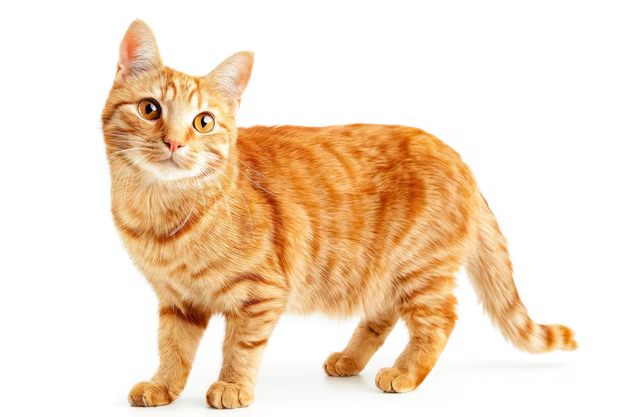
#> input picture AIO/cat2.png, 626 x 417 px, found by its file name
$ jupyter execute m2w1_ex.ipynb   (text cells are left out)
#> lines starting #> are read from the running program, lines starting #| are printed output that depends on the picture; after the words box and inside, x2 and y2 are one past the last pixel; in counts of white or black regions, pixels touching at a corner belong together; pictures that were not available may be replaced by others from this repository, and a replacement may not be noted
[cell 1]
import numpy as np
import cv2
import matplotlib.pyplot as plt

[cell 2]
#1
def compute_vector_length(vector):
    return np.linalg.norm(vector)

#2
def compute_dot_product(vector1, vector2):
    return np.dot(vector1, vector2)

#3
def matrix_multi_vector(matrix, vector):
    return np.dot(matrix, vector)

#4
def matrix_multi_matrix(matrix1, matrix2):
    return np.dot(matrix1, matrix2)

[cell 3]
def compute_cosine(v1, v2):
    return np.dot(v1, v2) / (np.norm(v1) * np.norm(v2))

[cell 4]
SIZE = (626, 417)
THRESHOLD = 37

[cell 5]
ob_img = cv2.imread("/home/khoa2802/A-PRACTICE PROJECT/AIO/cat2.png", 1)
#> ob_img is the input picture: shape (417, 626, 3); mean B, G, R 198.1, 221.2, 243.2
ob_img = cv2.cvtColor(ob_img, cv2.COLOR_RGB2BGR)
print(ob_img.shape)
#| (417, 626, 3)

bg1_img = cv2.imread("/home/khoa2802/A-PRACTICE PROJECT/AIO/bg1.png", 1)
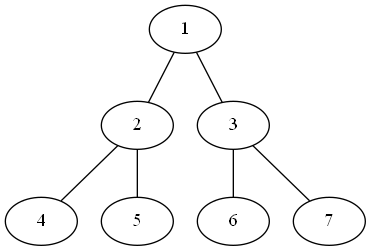
#> input picture AIO/module 1/module 1 exercise/original_tree.png, 371 x 251 px, given in place of bg1.png, which was not available
#> bg1_img is the input picture: shape (251, 371, 3); min 0, max 255, mean 248.3
bg1_img = cv2.resize(bg1_img, SIZE)
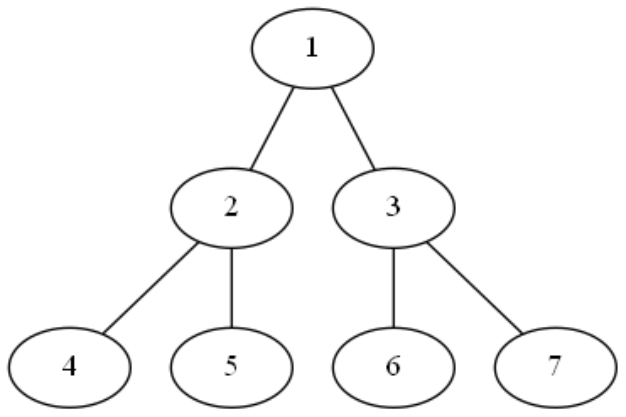
#> bg1_img: shape (417, 626, 3); min 0, max 255, mean 248.3
print(bg1_img.shape)
#| (417, 626, 3)

bg2_img = cv2.imread("/home/khoa2802/A-PRACTICE PROJECT/AIO/bg2.png", 1)
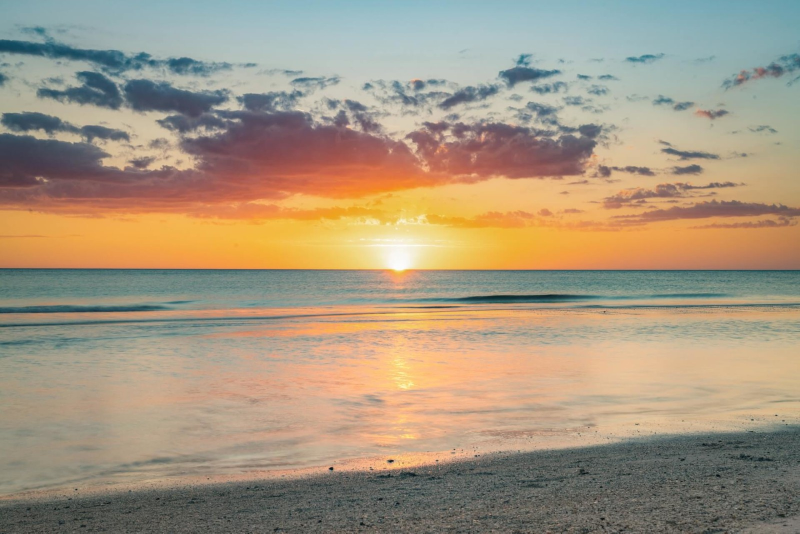
#> input picture AIO/bg2.png, 1600 x 1067 px, found by its file name (shown at 1/2 size)
#> bg2_img is the input picture: shape (1067, 1600, 3); mean B, G, R 127, 149.4, 165.3
bg2_img = cv2.resize(bg2_img, SIZE)
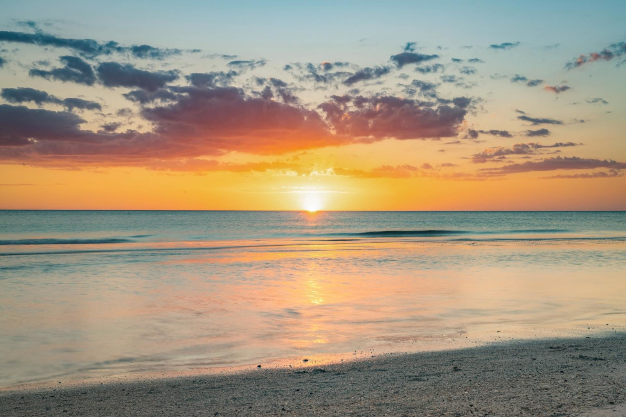
#> bg2_img: shape (417, 626, 3); mean B, G, R 126.8, 149.3, 165.1
print(bg2_img.shape)
#| (417, 626, 3)

[cell 6]
def compute_difference(bg_img, input_img):
    return np.abs(bg_img - input_img).mean(axis=2)
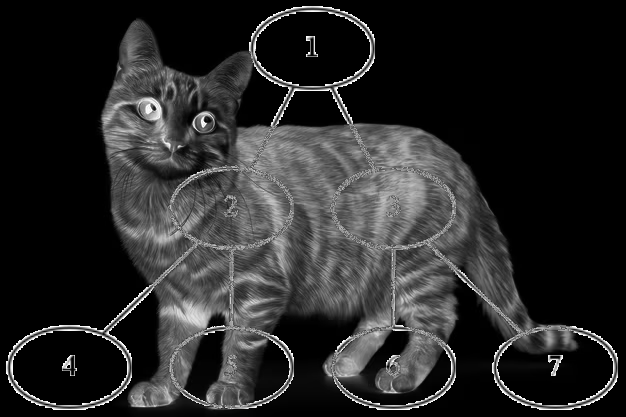
#> returned value: shape (417, 626) float64; min 0, max 255, mean 40.5

diff_single_channel = compute_difference(bg1_img, ob_img)

[cell 7]
plt.axis('off')
plt.imshow(diff_single_channel)
plt.plot()

[cell 8]
def compute_binary_mask(diff):
    diff = np.where(diff >= THRESHOLD, 255, 0)
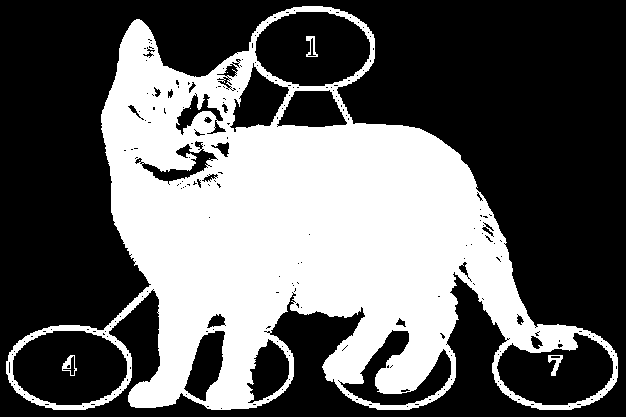
#> diff: shape (417, 626) int64; 38.2% white; 9 white regions (5 under 20 px), largest, box (x1, y1, x2, y2) and area: (6, 6, 618, 410) 99263, (548, 355, 563, 376) 139, (62, 355, 77, 376) 123, (306, 36, 318, 57) 111
    diff = np.stack((diff,), axis=-1)
    return diff

binary_mask = compute_binary_mask(diff_single_channel)

[cell 9]
plt.axis('off')
plt.imshow(binary_mask)
plt.plot()

[cell 10]
def replace_background(bg1_img, bg2_img, ob_img):
    diff_single_channel = compute_difference(bg1_img, ob_img)
    binary_mask = compute_binary_mask(diff_single_channel)

    output = np.where(binary_mask==255, ob_img, bg2_img)
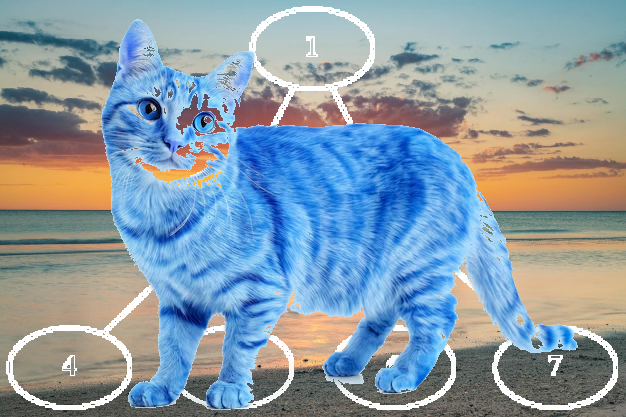
#> output: shape (417, 626, 3); mean of channels 0, 1, 2 167.8, 155.1, 136.6; drawn as B, G, R

    return output
